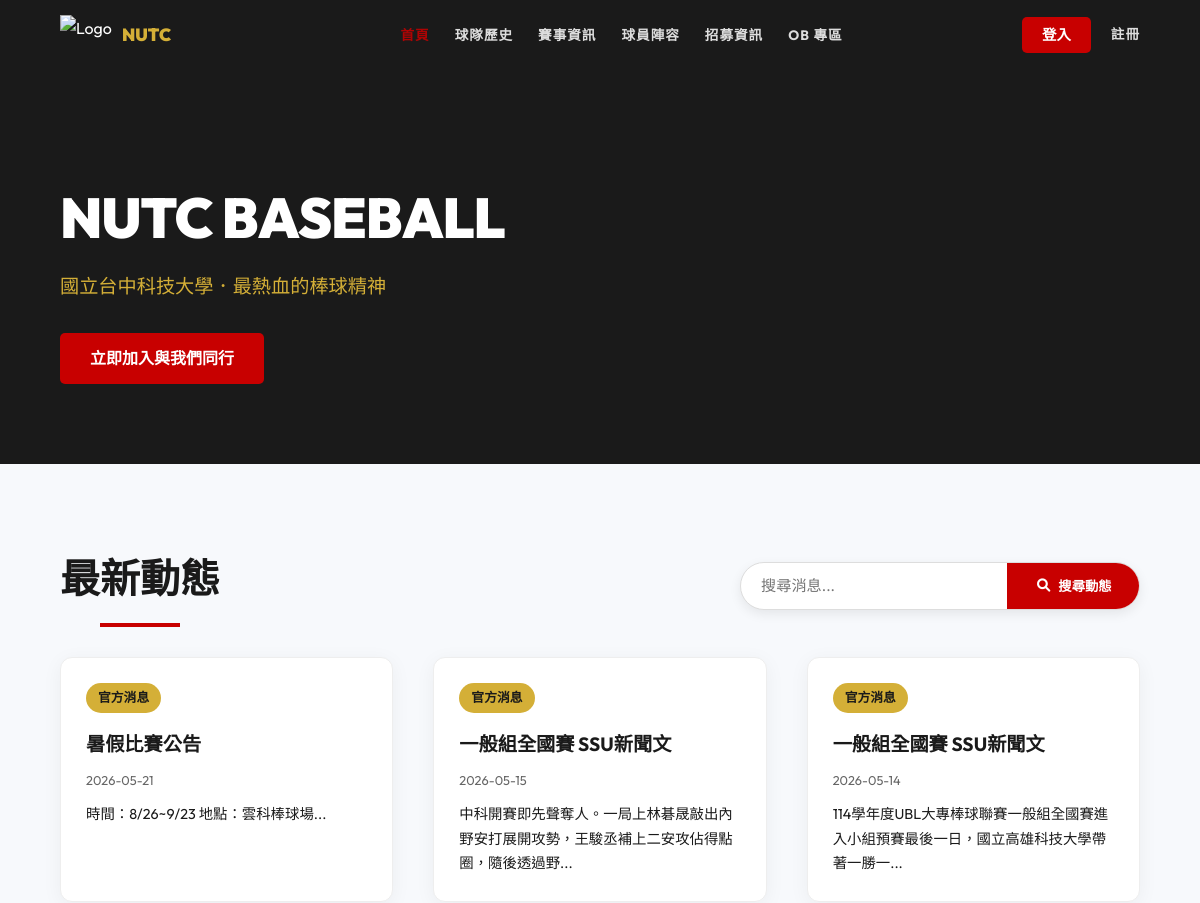
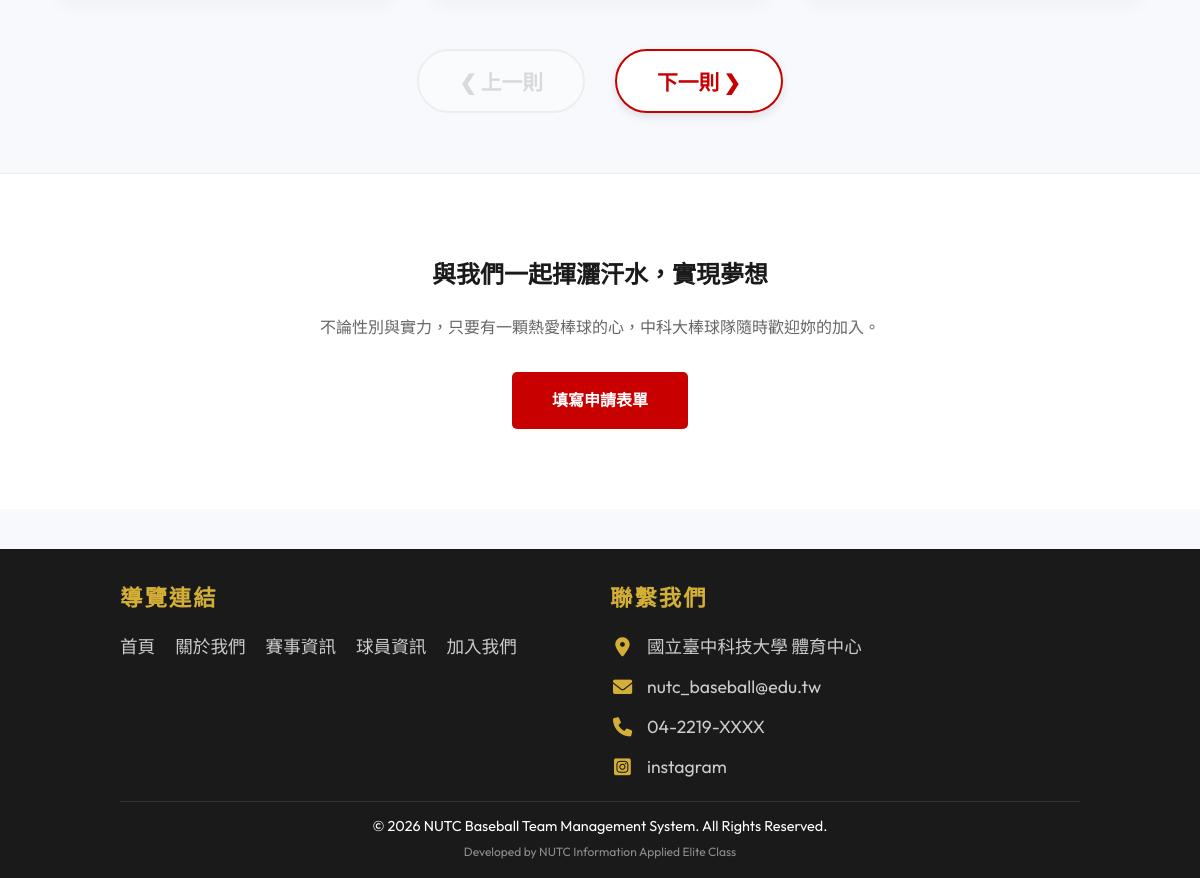
The page / on the database its author committed (2 pictures, top to bottom).
### tables this page shows
CREATE TABLE `news` (
  `news_id` int(11) NOT NULL COMMENT '消息識別碼',
  `title` varchar(200) NOT NULL COMMENT '消息標題',
  `content` text NOT NULL COMMENT '消息內容',
  `created_at` datetime DEFAULT current_timestamp() COMMENT '發布時間',
  `link` varchar(255) DEFAULT NULL
);

CREATE TABLE `contact_us` (
  `id` int(11) NOT NULL,
  `icon_class` varchar(50) NOT NULL,
  `content_text` varchar(255) NOT NULL,
  `link` varchar(255) DEFAULT NULL
);

### includes/Database.php (called while the page is built, shortened)
<?php
class Database {
    private $pdo;
    public function __construct() {
        $host = 'localhost';
        $db   = 'baseball_web';
        $user = 'root';
        $pass = '';
        $charset = 'utf8mb4';
        $dsn = "mysql:host=$host;port=3306;dbname=$db;charset=$charset";
        $options = [
            PDO::ATTR_ERRMODE            => PDO::ERRMODE_EXCEPTION,
            PDO::ATTR_DEFAULT_FETCH_MODE => PDO::FETCH_ASSOC,
            PDO::ATTR_EMULATE_PREPARES   => false,
        ];
        try {
            $this->pdo = new PDO($dsn, $user, $pass, $options);
            $stmt = $this->pdo->query("DESCRIBE `player_game_details`");
            $cols = $stmt->fetchAll(PDO::FETCH_COLUMN);
            $stmt = $this->pdo->query("SHOW COLUMNS FROM `member` LIKE 'role'");
            $roleCol = $stmt->fetch();
        } catch (\PDOException $e) {
            throw new \PDOException($e->getMessage(), (int)$e->getCode());
        }
    }
    public function getAll($table) {
        $stmt = $this->pdo->query("SELECT * FROM `$table`");
        return $stmt->fetchAll();
    }
}

### includes/config.php (called while the page is built, shortened)
<?php
require_once 'Database.php';
$db = new Database();

### index.php (the view, shortened to what this page needs)
<?php
require_once 'includes/header.php';
$newsList = $db->getAll('news');
$search = $_GET['search'] ?? '';
usort($newsList, function($a, $b) {
    return strtotime($b['created_at']) - strtotime($a['created_at']);
});
?>
<div class="page-header home-header">
    <h1>NUTC BASEBALL</h1>
    <p>國立台中科技大學．最熱血的棒球精神</p>
    <div class="home-header-actions">
        <a href="join.php" class="btn-submit">立即加入與我們同行</a>
    </div>
</div>
<section id="news-section" class="home-news-section">
    <div class="container">
        <div style="display: flex; justify-content: space-between; align-items: center; flex-wrap: wrap; gap: 20px; margin-bottom: 30px;">
            <div class="section-title" style="margin-bottom: 0;">
                <h2 style="margin-bottom: 0;">最新動態</h2>
            </div>
            <form method="GET" class="search-bar-container" style="margin-bottom: 0; max-width: 400px;">
                <input type="text" name="search" class="search-bar-input" placeholder="搜尋消息..." value="<?= htmlspecialchars($search) ?>">
                <button type="submit" class="search-bar-btn"><i class="fas fa-search"></i> 搜尋動態</button>
            </form>
        </div>
        <div class="card-container" id="newsContainer">
            <?php if (empty($newsList)): ?>
                <div class="empty-state-message">
                    <i class="fas fa-search"></i>
                    很抱歉，找不到與「<?= htmlspecialchars($search) ?>」相關的動態。
                </div>
            <?php else: ?>
                <?php foreach ($newsList as $index => $news): ?>
                    <a href="<?= !empty($news['link']) ? htmlspecialchars($news['link']) : 'javascript:void(0)' ?>"
                       class="card home-news-card"
                       data-index="<?= $index ?>"
                       style="<?= $index >= 3 ? 'display: none;' : '' ?> text-decoration: none; color: inherit; cursor: <?= !empty($news['link']) ? 'pointer' : 'default' ?>;">
                        <div class="card-content">
                            <span class="card-tag">官方消息</span>
                            <h3 class="card-title"><?= htmlspecialchars($news['title']) ?></h3>
                            <p class="news-date"><?= date('Y-m-d', strtotime($news['created_at'])) ?></p>
                            <p class="news-excerpt"><?= mb_substr(htmlspecialchars($news['content']), 0, 45) ?>...</p>
                        </div>
                    </a>
                <?php endforeach; ?>
            <?php endif; ?>
        </div>
        <div class="slider-controls">
            <button id="prevNews" class="btn-slider" disabled>&#10094; 上一則</button>
            <button id="nextNews" class="btn-slider">下一則 &#10095;</button>
        </div>
    </div>
</section>
<section id="join-summary" class="home-join-summary">
    <div class="container">
        <h2>與我們一起揮灑汗水，實現夢想</h2>
        <p>不論性別與實力，只要有一顆熱愛棒球的心，中科大棒球隊隨時歡迎妳的加入。</p>
        <a href="join.php" class="btn-submit btn-cta">填寫申請表單</a>
    </div>
</section>
<?php require_once 'includes/footer.php'; ?>

### includes/footer.php (shortened to what this page needs)
<?php
$contactInfos = $db->getAll('contact_us');
?>
<footer>
    <div class="footer-content">
        <div class="footer-section">
            <h3>導覽連結</h3>
            <ul class="footer-links">
                <li><a href="index.php">首頁</a></li>
                <li><a href="about.php">關於我們</a></li>
                <li><a href="matches.php">賽事資訊</a></li>
                <li><a href="players.php">球員資訊</a></li>
                <li><a href="join.php">加入我們</a></li>
            </ul>
        </div>
        <div class="footer-section">
            <h3>聯繫我們</h3>
            <div class="footer-contact-list">
                <?php if (empty($contactInfos)): ?>
                    <p class="footer-contact-empty">尚未設定聯絡資訊</p>
                <?php else: ?>
                    <?php foreach ($contactInfos as $c): ?>
                        <p class="footer-contact-item">
                            <i class="<?= htmlspecialchars($c['icon_class']) ?>"></i>
                            <?php if (!empty($c['link'])): ?>
                                <a href="<?= htmlspecialchars($c['link']) ?>" target="_blank"><?= htmlspecialchars($c['content_text']) ?></a>
                            <?php else: ?>
                                <span><?= htmlspecialchars($c['content_text']) ?></span>
                            <?php endif; ?>
                        </p>
                    <?php endforeach; ?>
                <?php endif; ?>
            </div>
        </div>
    </div>
    <div class="footer-bottom">
        &copy; 2026 NUTC Baseball Team Management System. All Rights Reserved.
        <br><small style="opacity: 0.5;">Developed by NUTC Information Applied Elite Class</small>
    </div>
</footer>
</body>
</html>

### assets/css/style.css (style rules this page uses)
:root { --primary: #C80000; --secondary: #D4AF37; --bg-white: #FFFFFF; --bg-dark: #1A1A1A; --text-white: #FFFFFF; --text-dark: #1A1A1A; --gray-light: #F4F4F4; --transition: all 0.3s ease-in-out; }
* { margin: 0; padding: 0; box-sizing: border-box; font-family: 'Outfit', 'Noto Sans TC', -apple-system, sans-serif; }
body { background-color: #f7f9fc; color: var(--text-dark); line-height: 1.7; }
section { padding: 60px 10%; background-color: transparent; }
.page-header { padding: 25px 5%; background-color: #fff; border-bottom: 2px solid var(--primary); margin-bottom: 20px; text-align: left; }
.page-header h1 { font-size: 2.2rem; font-weight: 900; color: var(--bg-dark); text-transform: uppercase; letter-spacing: -1px; margin: 0; position: relative; display: inline-block; }
.page-header p { font-size: 1rem; color: #666; margin-top: 5px; font-weight: 500; }
section { padding: 80px 10%; }
.section-title { text-align: center; margin-bottom: 60px; }
.section-title h2 { font-size: 2.5rem; font-weight: 800; color: var(--text-dark); position: relative; display: inline-block; padding-bottom: 15px; }
.section-title h2::after { content: ''; position: absolute; bottom: 0; left: 50%; transform: translateX(-50%); width: 80px; height: 4px; background: var(--primary); }
.card-container { display: grid; grid-template-columns: repeat(auto-fit, minmax(300px, 1fr)); gap: 40px; }
.card { background: var(--bg-white); border-radius: 12px; overflow: hidden; box-shadow: 0 4px 20px rgba(0,0,0,0.05); transition: var(--transition); border: 1px solid #eee; }
.card-content { padding: 25px; }
.card-tag { background: var(--secondary); color: var(--text-dark); padding: 4px 12px; border-radius: 50px; font-size: 0.8rem; font-weight: 700; display: inline-block; margin-bottom: 15px; }
.card-title { font-size: 1.5rem; font-weight: 700; margin-bottom: 10px; }
footer { background: var(--bg-dark); color: var(--text-white); padding: 30px 10% 15px; margin-top: 40px; }
.footer-content { display: grid; grid-template-columns: repeat(auto-fit, minmax(200px, 1fr)); gap: 20px; margin-bottom: 20px; }
.footer-section h3 { margin-bottom: 15px; font-size: 1.4rem; letter-spacing: 2px; color: var(--secondary); }
.footer-links { list-style: none; padding: 0; display: flex; flex-direction: row; flex-wrap: wrap; gap: 10px 20px; }
.footer-links a { color: #ccc; text-decoration: none; transition: color 0.3s, transform 0.3s; font-size: 1.1rem; }
.footer-contact-list { display: flex; flex-direction: column; gap: 10px; }
.footer-contact-item { margin: 0; font-size: 1.1rem; color: #ccc; display: flex; align-items: center; gap: 12px; }
.footer-contact-item i { color: var(--secondary); font-size: 1.2rem; width: 25px; text-align: center; }
.footer-contact-item a { color: #ccc; text-decoration: none; transition: color 0.3s; }
.footer-bottom { text-align: center; padding-top: 12px; border-top: 1px solid rgba(255,255,255,0.1); font-size: 0.9rem; }
.btn-submit { background: var(--primary); color: var(--text-white); padding: 12px 30px; border: none; border-radius: 5px; font-size: 1rem; font-weight: 700; cursor: pointer; transition: var(--transition); }
.container { max-width: 1500px; margin: 0 auto; }
.search-bar-container { display: flex; align-items: center; background: white; padding: 0; border-radius: 50px; border: 1px solid #ddd; margin-bottom: 30px; width: 100%; max-width: 400px; box-sizing: border-box; height: 48px; overflow: hidden; box-shadow: 0 4px 12px rgba(0,0,0,0.08); transition: border-color 0.3s, box-shadow 0.3s; }
.search-bar-input { flex: 1; padding: 0 20px; border: none !important; background: transparent !important; font-size: 0.95rem; outline: none !important; height: 100%; color: #333; }
.search-bar-btn { height: 100%; padding: 0 30px; background: var(--primary); color: white; border: none; border-radius: 0; cursor: pointer; font-weight: 700; transition: background 0.3s; display: flex; align-items: center; justify-content: center; gap: 8px; white-space: nowrap; flex-shrink: 0; }

### rows shown on the page
news: title "暑假比賽公告", created_at "2026-05-21", content "時間：8/26~9/23 地點：雲科棒球場"
news: title "一般組全國賽 SSU新聞文", created_at "2026-05-15", content "中科開賽即先聲奪人。一局上林碁晟敲出內野安打展開攻勢，王駿丞補上二安攻佔得點圈，隨後透過野"
news: title "一般組全國賽 SSU新聞文", created_at "2026-05-14", content "114學年度UBL大專棒球聯賽一般組全國賽進入小組預賽最後一日，國立高雄科技大學帶著一勝一"
contact_us: content_text "國立臺中科技大學 體育中心"
contact_us: content_text "nutc_baseball@edu.tw"
contact_us: content_text "04-2219-XXXX"
contact_us: content_text "instagram"
